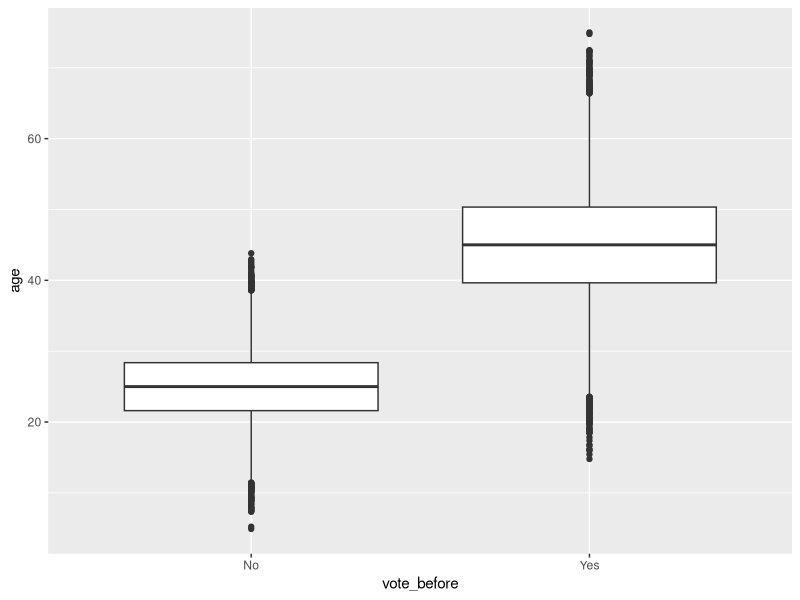
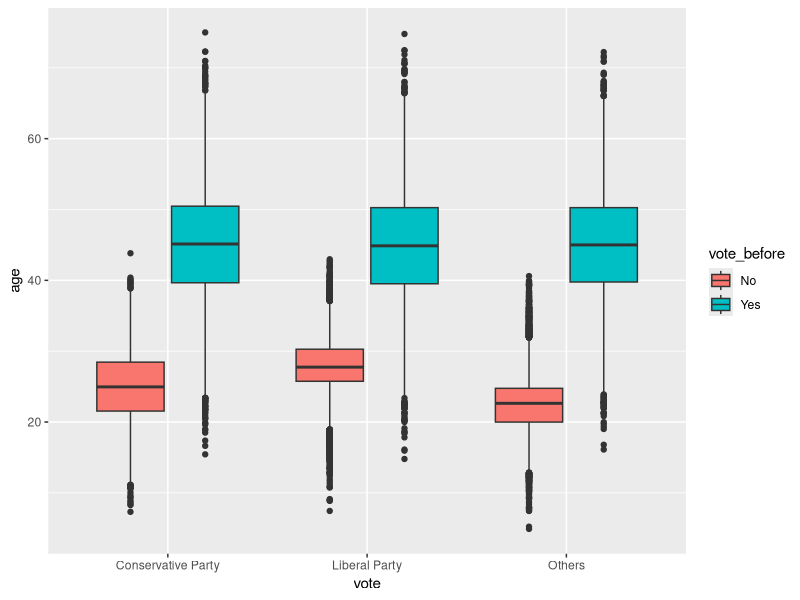
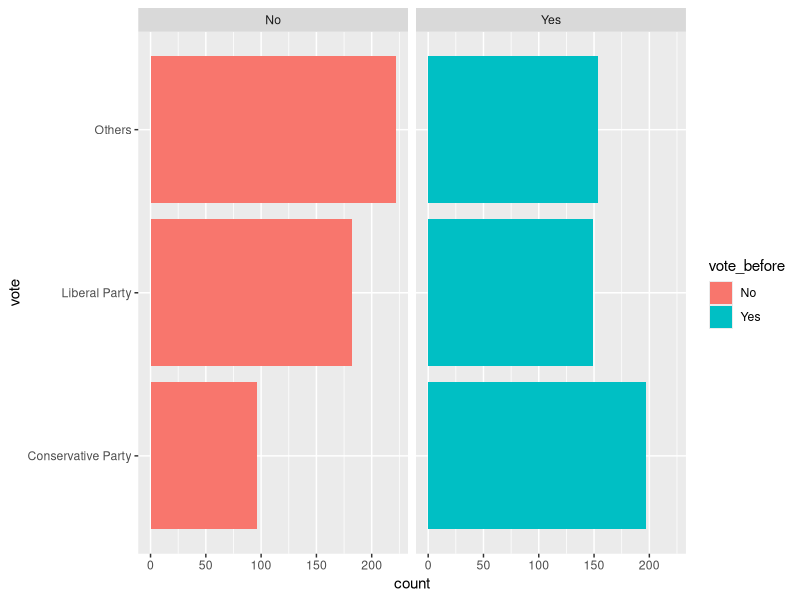
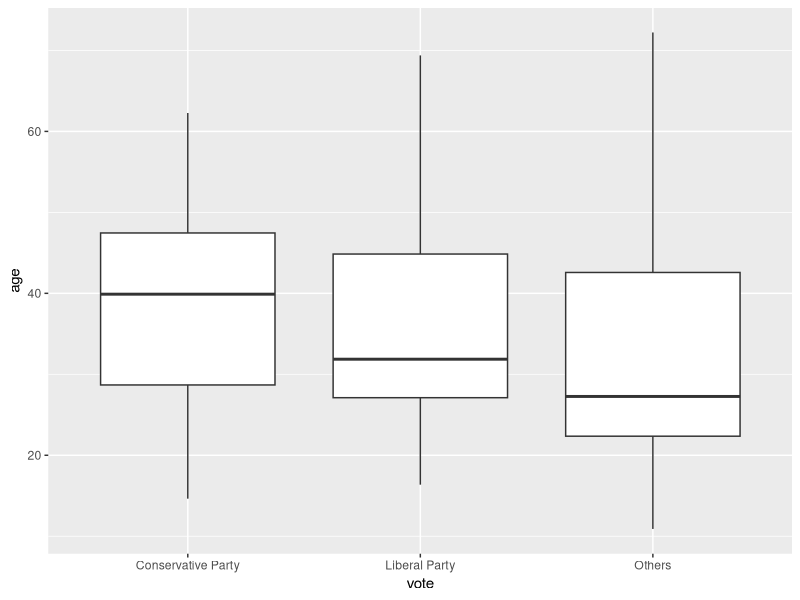

Write the R code that produced these figures, in order.
## ---- chunk 1
knitr::opts_chunk$set(echo = FALSE)
library(tidyverse)
## ---- chunk 2
library("tidyverse")
set.seed(500)

# Sample
# Current Status in Canada

status <- sample(c("Canadian citizen","Permanent resident","Study or work permit","Refugees"), size = 5000, prob = c(0.25,0.35,0.1,0.05), replace = TRUE)
interest <- sample(c("Very much","Not too much","Not at all"),size = 5000, prob = c(1/3,1/3,1/3), replace = TRUE)
age <- rnorm(5000, mean = 55, sd = 200)
vote_before <- sample(c("Yes","No"),size = 5000, prob = c(0.5,0.5), replace = TRUE)
# https://www.ctvnews.ca/canada/ontario-election-2018/ontario-election-results-since-1867-1.3962151
vote <- sample(c("Liberal Party","Conservative Party", "Others"),size = 5000, prob = c(0.58,0.28, 0.14), replace = TRUE)
vote_df <- tibble(status, interest, age,vote_before,vote)


# Population
status <- sample(c("Canadian citizen","Permanent resident","Study or work permit","Refugees"), size = 50000, prob = c(0.65,0.25,0.08,0.02), replace = TRUE)
interest <- sample(c("Very much","Not too much","Not at all"),size = 50000, prob = c(1/3,1/3,1/3), replace = TRUE)
age <- age <- rnorm(50000, mean = 55, sd = 200)
vote_before <- sample(c("Yes","No"),size = 50000, prob = c(0.5,0.5), replace = TRUE)
vote <- sample(c("Liberal Party","Conservative Party", "Others"),size = 50000, prob = c(0.58,0.28, 0.14), replace = TRUE)
vote_population_df <- tibble(status, interest, age,vote_before,vote)



# with some correlation
vote_before <- sample(c("Yes","No"),size = 50000, prob = c(0.5,0.5), replace = TRUE)

interest <- NULL
age <- NULL
status <- NULL
vote <- NULL

for (i in 1 : 50000){
  if (vote_before[i] == "No"){
    age[i] <- rnorm(1, mean = 25, sd = 5)
    if(age[i]  < 25){
      status[i] <- sample(c("Canadian citizen","Permanent resident","Study or work permit","Refugees"),1, prob = c(0.25,0.35,0.1,0.05), replace = TRUE)
      interest[i] <- sample(c("Very much","Not too much","Not at all"),1, prob = c(1/8,3/8,1/2), replace = TRUE)
      vote[i] <- sample(c("Liberal Party","Conservative Party", "Others"),1, prob = c(0.1,0.2, 0.7), replace = TRUE)
    }
    else{
      vote[i] <- sample(c("Liberal Party","Conservative Party", "Others"),1, prob = c(0.6,0.2, 0.2), replace = TRUE)
    }
  }
  if (vote_before[i] == "Yes"){
    age[i] <- rnorm(1, mean = 45, sd =8)
    vote[i] <- sample(c("Liberal Party","Conservative Party", "Others"),1, prob = c(0.3,0.4, 0.3), replace = TRUE)
    interest[i] <- sample(c("Very much","Not too much","Not at all"),1, prob = c(3/8,1/2,1/8), replace = TRUE)
    status[i] <- sample(c("Canadian citizen","Permanent resident","Study or work permit","Refugees"),1, prob = c(0.65,0.15,0.15,0.05), replace = TRUE)

  }
}

population <- tibble(status, interest, age,vote_before,vote)

## ---- chunk 3
p1 <- population %>%  ggplot(aes(x = vote_before, y = age)) + geom_boxplot() 
p1
## ---- chunk 4
sample_STRS <- population %>% group_by(vote_before) %>% sample_n(500)
sample_STRS %>% 
  group_by(vote_before) %>% 
  summarise(mean_age = mean(age), median_age = median(age))
## ---- chunk 5
p2 <- population %>%  ggplot(aes(x = vote, y = age, fill = vote_before)) + geom_boxplot()
p2
## ---- chunk 6
set.seed(1)
sample_STRS <- population %>% group_by(vote_before) %>% sample_n(500)
sample_SRSWOR <- population %>% sample_n(1000)
## ---- chunk 7
sample_STRS %>%  
  ggplot(aes(x = vote, fill = vote_before)) + geom_bar() + facet_wrap(~vote_before) + coord_flip()

## ---- chunk 8
sample_STRS %>%  
  ggplot(aes(x = vote, y = age)) + geom_boxplot()
sample_STRS %>% 
  group_by(vote) %>% 
  summarise(mean_age = mean(age), median_age = median(age))
